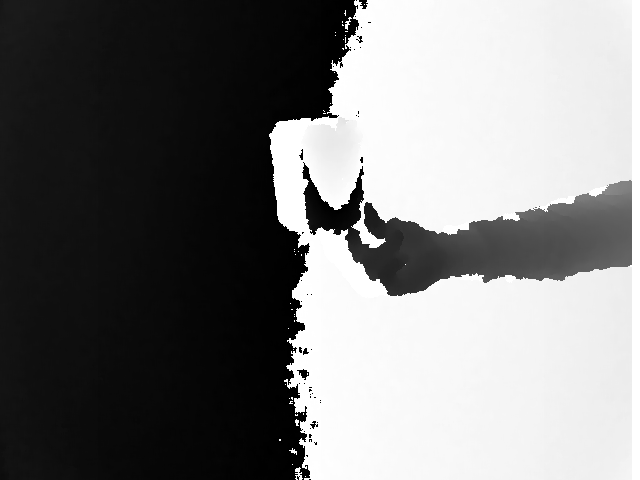
#> input picture ExampleVideo/d-1298914300.730607-325833121.pgm, 640 x 480 px; its folder holds only this picture in this run
$ python -i obj_recogniser.py   (imports and definitions only)
#> lines starting #> are read from the running program, lines starting #| are printed output that depends on the picture
#> further down, picture is the input picture: shape (480, 640, 3); min 0, max 255, mean 122.6
###################################################################################################
# File       : obj_recogniser.py
# Author     : Jack Lau (jack.lau@student.reading.ac.uk)
# Description: Main class for implementation of object recognition model
# Usage      : <Class to be instantiated and used by other Python routine>
###################################################################################################
import concurrent
import time
import pandas as pd
import os
import cv2
import numpy as np
from sklearn.neighbors import NearestNeighbors


class ObjRecogniser:
    ###################################################################################################
    # Class constructor method, called when the an instance of ObjRecogniser is created
    ###################################################################################################
    def __init__(self):
        # Tuning parameters
        self.imagetteGridSize = 30
        self.imagetteStepSize = 15
        self.depthThreshold = 75
        self.imgDistThreshold = 6000
        self.weightDistThreshold = 500
        self.nnDistThreshold = 500
        self.confLevelThreshold = 0.2
        self.eigenVectorUsed = 20
        self.resizeImage = True
        self.equaliseHistogram = True
        self.useCannyDetection = True

        # PCA & model related variables
        self.W_train = []
        self.U_train = []
        self.imgMean_train = []
        self.objIdx_train = []
        self.W_trainNNLearner = []

        # File path and training label file
        self.trainImgPath = './train_img/'
        self.trainLabelFile = './Set1Labels.txt'

        # Initialise the training labels
        labelFile = open(self.trainLabelFile, 'r')
#> (reads Set1Labels.txt from the repository)
        self.objName_train = labelFile.read().splitlines()

    ###################################################################################################
    # Method to slice a single image to multiple imagettes, and return the set of imagettes sliced
    ###################################################################################################
    # [36 lines left out: functions slice_image_to_imagettes_rgb, read_and_check_img, not called in this run]

    ###################################################################################################
    # Method to do pre-processing of an image, including resizing and histogram equalisation (if enabled)
    ###################################################################################################
    def preprocess_img(self, imgInput):
        # Resize the image if the resizeImage flag is turned on
        if self.resizeImage:
            resized_w = 200
            resized_h = 200
            # resized_h = int(resized_w / imgTrain.shape[1] * imgTrain.shape[0])
            imgInput = cv2.resize(imgInput, (resized_w, resized_h), interpolation=cv2.INTER_AREA)
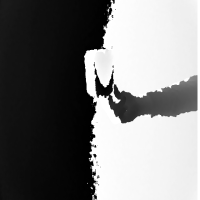
#> imgInput: shape (200, 200, 3); min 0, max 255, mean 122.6

        # Equalise the histogram for R, G, B channels if the equaliseHistogram flag is turned on
        if self.equaliseHistogram:
            imgInput[:, :, 0] = cv2.equalizeHist(imgInput[:, :, 0])
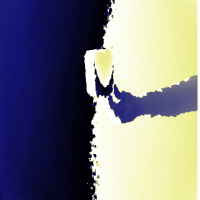
#> imgInput: shape (200, 200, 3); mean of channels 0, 1, 2 129.1, 122.6, 122.6; drawn as B, G, R
            imgInput[:, :, 1] = cv2.equalizeHist(imgInput[:, :, 1])
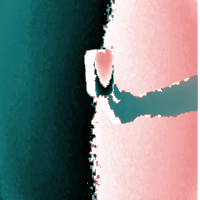
#> imgInput: shape (200, 200, 3); mean of channels 0, 1, 2 129.1, 129.1, 122.6; drawn as B, G, R
            imgInput[:, :, 2] = cv2.equalizeHist(imgInput[:, :, 2])
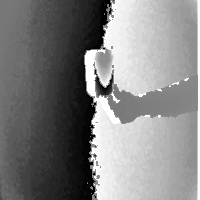
#> imgInput: shape (200, 200, 3); min 0, max 255, mean 129.1
        return imgInput

    ###################################################################################################
    # Method to perform recognition of a single imagette, return the object class ID if recognised, otherwise return -1
    ###################################################################################################
    # [120 lines left out: functions recognise_imagette, recognise_img, train, not called in this run]

>>> import cv2
>>> picture = cv2.imread('ExampleVideo/d-1298914300.730607-325833121.pgm')
>>> result = ObjRecogniser().preprocess_img(picture)
